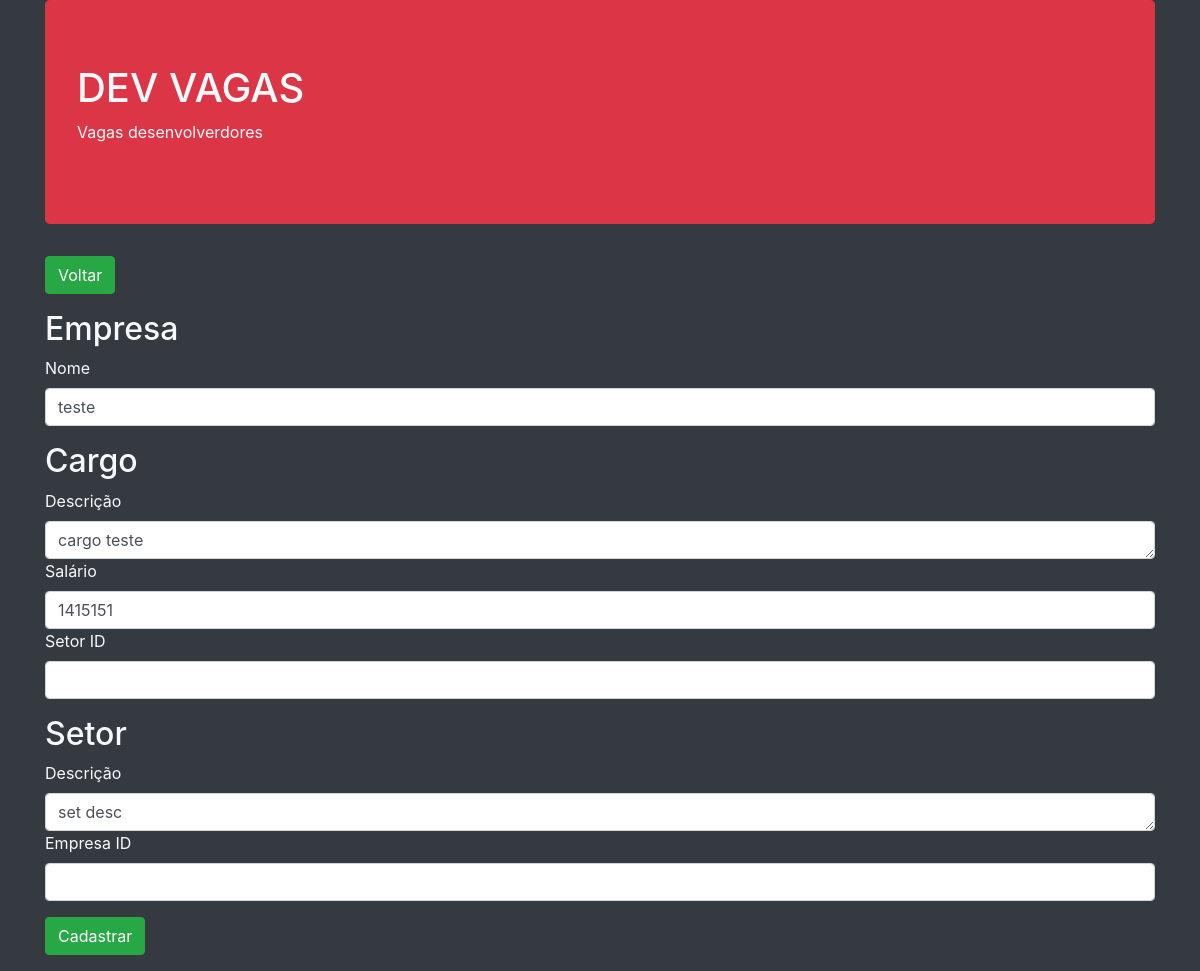
The page /editar.php?id=4 on the database its author committed.
### tables this page shows
CREATE TABLE `vagas` (
  `id` int(20) NOT NULL,
  `descricao_setor` text DEFAULT NULL,
  `descricao_cargo` text DEFAULT NULL,
  `nome_empresa` text DEFAULT NULL,
  `salario` double DEFAULT NULL,
  `setor_id` int(20) DEFAULT NULL,
  `empresa_id` int(20) DEFAULT NULL
);

### editar.php (called while the page is built, shortened)
<?php
    $obVaga = Vaga::getVaga($_GET['id']);
    include __DIR__.'/includes/header.php';
    include __DIR__.'/includes/formulario.php';
    include __DIR__.'/includes/footer.php';

### app/Db/DataBase.php (called while the page is built, shortened)
<?php
class DataBase{
        private $table;
        private $connection;
        public function __construct($table){
            $this->table = $table;
        }
        private function setConnection(){
            try{
                $this->connection = new PDO('mysql:host='.self::HOST.';dbname='.self::NAME,self::USER,self::PASS);
                $this->connection->setAttribute(PDO::ATTR_ERRMODE,PDO::ERRMODE_EXCEPTION);
            }catch(PDOException $e){
                die('ERROR '.$this->table. ' '. $e->getMessage());
            }
        }
        public function execute($query,$params = []){
            try{
                $statement = $this->connection->prepare($query);
                $statement->execute($params);
                return $statement;
            }catch(PDOException $e){
                die('Erro na tabela :  '. ($this->table) . ' : '. $e->getMessage());
            }
        }
        public function select($where = null, $order = null, $limit = null, $fields = '*'){
            $where = strlen($where) ? 'WHERE '.$where : '';
            $order = strlen($order) ? 'ORDER '.$order : '';
            $limit = strlen($limit) ? 'LIMIT '.$limit : '';
            $query = 'SELECT '.$fields.' FROM '.$this->table.' '.$where.' '.$order.' '.$limit ;
            return $this->execute($query);
        }
}

### app/Entity/Vaga.php (called while the page is built, shortened)
<?php
class Vaga{
    public static function getVaga($id){
        return (new Database('vagas'))->select('id = '.$id)
                                      ->fetchObject(self::class);
    }
}

### includes/formulario.php (the view)
<main>
<section>
    <a href="index.php">
        <button class="btn btn-success">Voltar</button>
    </a>
</section>
<form method="post">
    <h2 class="mt-3">  Empresa </h2>
        <div class="form-group">
        <label>Nome</label>
        <input type="text" class="form-control" name="empresaNome" value="<?=$obVaga->nome_empresa  ?>">
        </div>
    <h2 class="mt-3">  Cargo </h2>
        <div class="form-group">
            <label>Descrição</label>
                <textarea class="form-control" name="cargoDescricao" rows="1"><?=$obVaga->descricao_cargo ?></textarea>
            <label>Salário</label>
                <input type="number" class="form-control" name="cargoSalario" value="<?=$obVaga->salario?>">
            <label>Setor ID</label>
                <input type="number" class="form-control" name="cargoSetor_id" value="<?=$obVaga->setor_id?>">
        </div>
    <h2 class="mt-3">  Setor </h2>
        <div class="form-group">
            <label>Descrição</label>
                <textarea class="form-control" name="cargoDescricao" rows="1"><?=$obVaga->descricao_setor?></textarea>
            <label>Empresa ID</label>
                <input type="number" class="form-control" name="cargoEmpresa_id" value="<?=$obVaga->empresa_id?>">
        </div>
    <div class="form-group">
        <button type="submit" class="btn btn-success">Cadastrar</button>
    </div>
</form>
</main>

### rows shown on the page
vagas: empresaNome "teste", cargoDescricao "cargo teste", cargoSalario "1415151", cargoDescricao "set desc"
